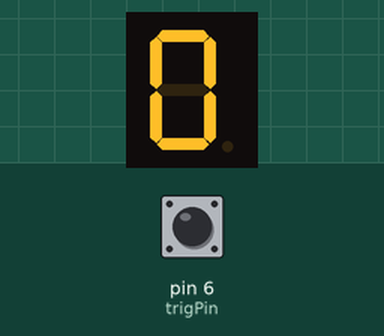
The sketch below on a simulated Arduino Uno, built with avr-gcc and run on an emulated ATmega328P. Parts: 1-digit seven-segment display. Wiring (inferred from the names in the program): 1-digit 7-segment display, segments lit when LOW: segments pin 1, pin 13, pin 10, pin 8, pin 7, pin 2, pin 11. Inputs (shaded band) come from the test bench; at power-on: pin 6 (trigPin) HIGH. The segment pins are drawn as the display they are named for.

Above: at 1.2 s.
1.3 s: pin 6 (trigPin) pulled LOW for 0.15 s
At 3.1 s:
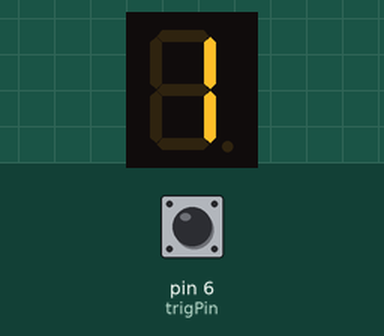
At 4.1 s:
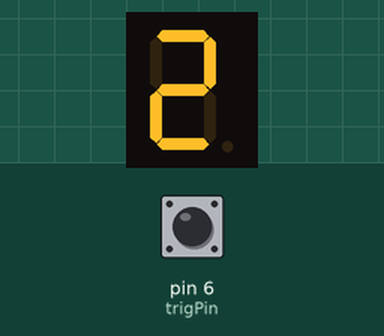
Timing chart, 0 to 5.6 s (numbered marks = the images above; inputs shaded):
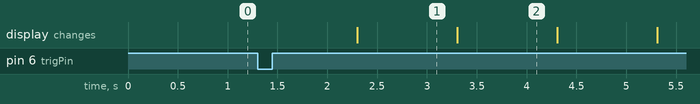

The sketch:

listing8-9.ino
```cpp
const int A = 1; //pin names to connect to each segment of the display
const int B = 13;
const int C = 10;
const int D = 8;
const int E = 7;
const int F = 2;
const int G = 11;
const int trigPin = 6;
int trigLatch; //variables
boolean trigState = HIGH;
int maxCount;
int timer;

void setup() {
  pinMode (A, OUTPUT); //display segments
  pinMode (B, OUTPUT);
  pinMode (C, OUTPUT);
  pinMode (D, OUTPUT);
  pinMode (E, OUTPUT);
  pinMode (F, OUTPUT);
  pinMode (G, OUTPUT);
  pinMode (trigPin, INPUT_PULLUP);
}
void loop() {
  digitalWrite (A, LOW); //lows light up, this starts with zero
  digitalWrite (B, LOW);
  digitalWrite (C, LOW);
  digitalWrite (D, LOW);
  digitalWrite (E, LOW);
  digitalWrite (F, LOW);
  digitalWrite (G, HIGH); //high disables the middle segment
  trigState = digitalRead (trigPin); //looks for low on pin 8 to start
  if (trigState == 0) {
    trigLatch = 1;
  }
  while (trigLatch == 1) { //starts counting
    while (maxCount < 10) { //resets and stops after number nine
      do {
        timer = timer + 1;
        switch (maxCount) {
          case 1:
            digitalWrite (A, HIGH); //segments low light up
            digitalWrite (B, LOW);
            digitalWrite (C, LOW);
            digitalWrite (D, HIGH);
            digitalWrite (E, HIGH);
            digitalWrite (F, HIGH);
            digitalWrite (G, HIGH);
            break;
          case 2:
            digitalWrite (A, LOW);
            digitalWrite (B, LOW);
            digitalWrite (C, HIGH);
            digitalWrite (D, LOW);
            digitalWrite (E, LOW);
            digitalWrite (F, HIGH);
            digitalWrite (G, LOW);
            break;
          case 3:
            digitalWrite (A, LOW);
            digitalWrite (B, LOW);
            digitalWrite (C, LOW);
            digitalWrite (D, LOW);
            digitalWrite (E, HIGH);
            digitalWrite (F, HIGH);
            digitalWrite (G, LOW);
            break;
          case 4:
            digitalWrite (A, HIGH);
            digitalWrite (B, LOW);
            digitalWrite (C, LOW);
            digitalWrite (D, HIGH);
            digitalWrite (E, HIGH);
            digitalWrite (F, LOW);
            digitalWrite (G, LOW);
            break;
          case 5:
            digitalWrite (A, LOW);
            digitalWrite (B, HIGH);
            digitalWrite (C, LOW);
            digitalWrite (D, LOW);
            digitalWrite (E, HIGH);
            digitalWrite (F, LOW);
            digitalWrite (G, LOW);
            break;
          case 6:
            digitalWrite (A, LOW);
            digitalWrite (B, HIGH);
            digitalWrite (C, LOW);
            digitalWrite (D, LOW);
            digitalWrite (E, LOW);
            digitalWrite (F, LOW);
            digitalWrite (G, LOW);
            break;
          case 7:
            digitalWrite (A, LOW);
            digitalWrite (B, LOW);
            digitalWrite (C, LOW);
            digitalWrite (D, HIGH);
            digitalWrite (E, HIGH);
            digitalWrite (F, HIGH);
            digitalWrite (G, HIGH);
            break;
          case 8:
            digitalWrite (A, LOW);
            digitalWrite (B, LOW);
            digitalWrite (C, LOW);
            digitalWrite (D, LOW);
            digitalWrite (E, LOW);
            digitalWrite (F, LOW);
            digitalWrite (G, LOW);
            break;
          case 9:
            digitalWrite (A, LOW);
            digitalWrite (B, LOW);
            digitalWrite (C, LOW);
            digitalWrite (D, HIGH);
            digitalWrite (E, HIGH);
            digitalWrite (F, LOW);
            digitalWrite (G, LOW);
            break;
        }
        delay (10);
      } while (timer < 100);
      resetSubroutine();
      maxCount = maxCount + 1;
      timer = 0;
    } //exits this while loop when maxCount = 10
    trigLatch = 0;//resets trigger latch, makes ready for next trigger
    maxCount = 0;
    timer = 0;
  } //ends trigState
}//end loop
void resetSubroutine() {
  digitalWrite (A, HIGH); //turns off segment A //resets
  digitalWrite (B, HIGH); //turns off segment B
  digitalWrite (C, HIGH); //turns off segment C
  digitalWrite (D, HIGH); //turns off segment D
  digitalWrite (E, HIGH); //turns off segment E
  digitalWrite (F, HIGH); //turns off segment F
  digitalWrite (G, HIGH); //turns off segment G
}
```

Measured:
- after the input at 1.3 s, the display: changes after 1.0 s (image 1)
- what the display in image 1 shows lasts 1.0 s, from 2.3 s to 3.3 s
